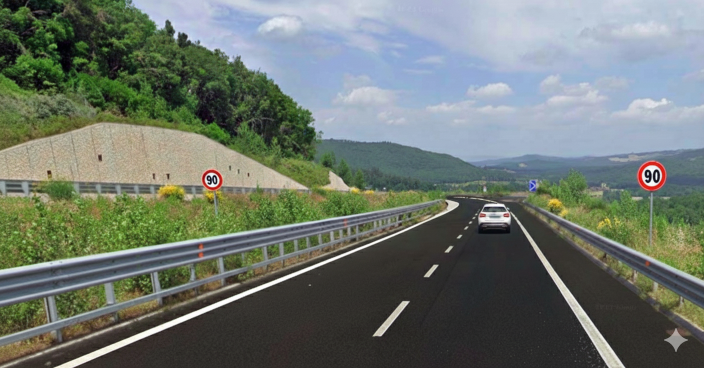
#> input picture data/roads/raw/road1.png, 1408 x 736 px (shown at 1/2 size); its folder holds only this picture in this run
$ python main.py
#> lines starting #> are read from the running program, lines starting #| are printed output that depends on the picture; after the words box and inside, x2 and y2 are one past the last pixel; in counts of white or black regions, pixels touching at a corner belong together
### src/loader.py
from pathlib import Path
import cv2 as cv

def load_images(folder, extensions=(".png", ".jpg", ".jpeg")):
#> called with folder = 'data/roads/raw', extensions = ('.png', '.jpg', '.jpeg')
    images = []
    image_names = []

    for path in sorted(Path(folder).iterdir()):
        if path.suffix.lower() in extensions:
            img = cv.imread(str(path))
#> img is the input picture: shape (736, 1408, 3); mean B, G, R 110.5, 118.7, 110
            image_names.append(path.stem)
            images.append(img)

    return images , image_names

### src/line_processing.py
import numpy as np
import cv2 as cv
from itertools import zip_longest


def rm_lines(img: np.ndarray,lines: np.ndarray) -> np.ndarray:

    #remove horizontal lines

    linesList = lines.tolist()
    fake_count = 0
    pops = 0
    pt1 = []
    pt2 = []
    fake_lines = []
    for i in range(len(lines)):
        pt1.append(lines[i][0:2])
        pt2.append(lines[i][2:4])
        pt3 =  np.array([lines[i][2],lines[i][1]])

        hyp = np.linalg.norm(pt2[-1] - pt1[-1])
        opp = np.linalg.norm(pt2[-1] - pt3)
        angle = np.sin(opp/hyp)

        # [7 lines of commented-out code are left out]
        if angle < 0.3:
            linesList.pop(i-pops)
            pops = pops + 1
            pt1.pop()
            pt2.pop()

    lines = np.array(linesList)


    #remove duplicate lines


    for i in range(len(linesList)):
        for j in range(len(linesList)):
            if i == j:
                continue
            else:

                #get all points lying on line j
                empty_image = np.zeros(img.shape[:2])
                empty_image = cv.line(img=empty_image,pt1=lines[j][0:2], pt2=lines[j][2:4], color=255, thickness=1)
                line_coords = np.where(empty_image == 255)
                rows = line_coords[0]
                cols = line_coords[1]

                points = list(zip(cols, rows))

                #calculate line lenghts
                line_i_length = np.linalg.norm(lines[i][0:2] - lines[i][2:4])
                line_j_length = np.linalg.norm(lines[j][0:2] - lines[j][2:4])
                max_lineLength = max(line_i_length,line_j_length)

                #loop over all points in line to check overlapping lines
                for k in range(len(points)):

                    #if line is very long and intersection happens in the upper part of image
                    if (lines[i][1] < 200 or lines[i][3] < 200 or points[k][1] < 200) and max_lineLength > 350:
                        continue

                    dist_1 = np.linalg.norm(lines[i][0:2] - points[k])
                    dist_2 = np.linalg.norm(lines[i][2:4] - points[k])

                    if min([dist_1,dist_2]) < 15:

                        if fake_count == 0:
                            fake_lines.append([i,j])
                        else:
                            temp_array = np.array(list(zip_longest(*fake_lines, fillvalue=10000))).T
                            target = i
                            result = np.where(temp_array == target)
                            row = result[0]
                            if len(row) == 0:
                                target = j
                                result = np.where(temp_array == target)
                                row = result[0]
                                if len(row) == 0:
                                    fake_lines.append([i,j])
                                else:
                                    fake_lines[row[0]].append(i)
                            else:
                                try:
                                    fake_lines[row[0]].append(j)
                                except:
                                    breakpoint()
                        fake_count = fake_count + 1
                        break
                    # print(fake_count)

    lines_toDelete=[]
    for i in range(len(fake_lines)):
        fake_lines[i] = list(set(fake_lines[i]))
        fake_lines[i].sort()
        lines_toDelete.append(fake_lines[i][1:])

    lines_toDelete = sum(lines_toDelete,[])
    lines_toDelete = list(set(lines_toDelete))
    lines_toDelete.sort()

    pops = 0

    for i in range(len(lines_toDelete)):
        linesList.pop(lines_toDelete[i]-pops)
        pops = pops + 1

    lines = np.array(linesList)
    return lines

def check_solid(lines: np.ndarray) -> np.ndarray:


    linesList = lines.tolist()
    pops = 0
    for i in range(len(lines)):
        pt1 = lines[i][0:2]
        pt2 = lines[i][2:4]

        line_length = np.linalg.norm(pt1 - pt2)

        if line_length < 150:
            linesList.pop(i-pops)
            pops = pops + 1

    solid_lines = np.array(linesList)

    return solid_lines

### src/utils.py
import typing as tp
import numpy as np
import cv2 as cv
from matplotlib import pyplot as plt

# Function to plot images inline in the notebook
def show_img(img, title=None):
    # Check if the image is in BGR format and convert it to RGB
    if len(img.shape) == 3 and img.shape[2] == 3:
        img = cv.cvtColor(img, cv.COLOR_BGR2RGB)

    # Plot the image
    plt.figure()
    plt.imshow(img)
    if title:
        plt.title(title)
    plt.axis('off')
    plt.tight_layout()
    plt.show()
    plt.close()


# Funtion to add lines to an image
def draw_lines(img: np.ndarray, lines: np.ndarray, color: tp.List[int] = [0, 0, 255], thickness: int = 1, solid_flag: int = 0) -> tp.Tuple[np.ndarray]:
    new_image = np.copy(img)
    empty_image = np.zeros(img.shape[:2])

    if len(lines.shape) == 1:
        lines = lines[None, ...]

    angles = []
    # Draw found lines
    if solid_flag == 0:
        linesToDelete = []
        for i in range(len(lines)):
            pt1 = lines[i][0:2]
            pt2 = lines[i][2:4]
            angles.append(np.arctan2(pt2[1] - pt1[1], pt2[0] - pt1[0]))

        indices = sorted(range(len(angles)), key=lambda i: angles[i])

        # Apply the same reordering to both lists
        angles = [angles[i] for i in indices]
        lines = [lines[i] for i in indices]

        for i in range(len(lines)):
            pt1 = lines[i][0:2]
            pt2 = lines[i][2:4]
            if i == 0:
                direction = pt1- pt2
                pt1 = np.round(pt1 + 10*direction).astype(int)
                pt2 = np.round(pt2 - 10*direction).astype(int)
                lines[i][0:2] = pt1
                lines[i][2:4] = pt2
                empty_image = cv.line(img=empty_image,pt1=pt1, pt2=pt2, color=255, thickness=thickness)
            elif abs(angles[i] - angles[i-1]) > 0.1 :
                direction = pt1- pt2
                pt1 = np.round(pt1 + 10*direction).astype(int)
                pt2 = np.round(pt2 - 10*direction).astype(int)
                lines[i][0:2] = pt1
                lines[i][2:4] = pt2
                empty_image = cv.line(img=empty_image,pt1=pt1, pt2=pt2, color=255, thickness=thickness)
            else:
                linesToDelete.append(i)

        linesList = lines
        pops = 0
        for i in range(len(linesToDelete)):
            linesList.pop(linesToDelete[i]-pops)
            pops = pops + 1

        lines = np.array(linesList)

    else:
        for i in range(len(lines)):
            direction = lines[i][0:2] - lines[i][2:4]
            pt1 = np.round(lines[i][0:2] + 10*direction).astype(int)
            pt2 = np.round(lines[i][2:4] - 10*direction).astype(int)
            lines[i][0:2] = pt1
            lines[i][2:4] = pt2
            empty_image = cv.line(img=empty_image,pt1=pt1, pt2=pt2, color=255, thickness=thickness)

    # Keep lower part of each line until intersection
    mask_lines = empty_image != 0
    max_line = 0
    valid = flag = False # check that we found 2 lines at least once before
    for i, line in enumerate(mask_lines): # iterate each line and search for a batch of contiguous idxs
        indices = np.argwhere(line)
        if len(indices) > 1:
            flag = True
            for ii in range(len(indices)-1):
                flag = flag and indices[ii+1] == indices[ii] + 1
                if not flag:
                    valid = True
                    break
                if valid:
                    max_line = i
        elif len(indices) == 1 and valid:
            max_line = i
        if flag and valid:
            break

    mask_boundaries = np.zeros_like(empty_image)
    mask_boundaries[max_line:] = 1
    mask = (mask_lines * mask_boundaries).astype(bool)

    new_image[mask_lines] = np.array(color)

    return new_image, mask,lines

### src/lane_processing.py
import typing as tp
import numpy as np
import cv2 as cv
import math

#


#  Function that given the image and the mask of the lines, fill the area between the lines
def fill_lanes(img: np.ndarray, solid_lines: np.ndarray,dashed_lines: np.ndarray, color: tp.List[int] = [255, 0, 0]) -> np.ndarray:
    start = 0
    solid_idx = 1000
    dashed_idx = 1000
    y = math.floor(img.shape[0]*2.0/3.15) #roi
    full_solid_lines = []
    full_dashed_lines = []

    images_withLanes = []
    points = []


    full_solid_lines = get_full_lines(img, solid_lines)
    full_dashed_lines =  get_full_lines(img, dashed_lines)

    i = 0
    while i < img.shape[1]:
        if np.all(img[y,i] == [0,0,255]):
            solid_idx = int(np.where(full_solid_lines[:,y,i])[0])
            if dashed_idx != 1000:
                points.append(get_lane_vertices(img,full_solid_lines,full_dashed_lines,solid_idx,dashed_idx))
                images_withLanes.append(cv.fillConvexPoly(np.copy(img), points=points[-1], color=color))
                dashed_idx = 1000
                i = i + 5

        elif np.all(img[y,i] == [0,255,0]):
            dashed_idx = int(np.where(full_dashed_lines[:,y,i])[0][0])
            points.append(get_lane_vertices(img,full_solid_lines,full_dashed_lines,solid_idx,dashed_idx))
            images_withLanes.append(cv.fillConvexPoly(np.copy(img), points=points[-1], color=color))
            i = i + 5
        i = i + 1


    return images_withLanes , points

def get_full_lines(img, lines):

    full_lines = []

    for i in range(len(lines)):
        empty_image = np.zeros(img.shape[:2])
        full_lines.append(cv.line(img=empty_image,pt1=lines[i][0:2],pt2=lines[i][2:4],color=255,thickness=3))

    full_lines = np.stack(full_lines)

    return full_lines


def get_lane_vertices(img, full_solid_lines,full_dashed_lines,solid_idx,dashed_idx):

    y_line , x_line = np.where(full_dashed_lines[dashed_idx,:,:])
    vertex_1_y = max(y_line)

    y_line , x_line = np.where(full_solid_lines[solid_idx,:,:])
    vertex_2_y = max(y_line)

    vertex_1_x = int(np.where(full_dashed_lines[dashed_idx,vertex_1_y,:])[0][0])
    vertex_2_x = int(np.where(full_solid_lines[solid_idx,vertex_2_y,:])[0][0])

    if vertex_1_x > vertex_2_x:
        bottom_left = np.array([vertex_2_x,vertex_2_y])
        bottom_right = np.array([vertex_1_x,vertex_1_y])
    else:
        bottom_left = np.array([vertex_1_x,vertex_1_y])
        bottom_right = np.array([vertex_2_x,vertex_2_y])

    solid_mask = full_solid_lines[solid_idx,:,:] > 0
    dashed_mask = full_dashed_lines[dashed_idx,:,:] > 0
    y_intersect , x_intersect = np.where(solid_mask & dashed_mask)
    top_vertex = np.array([x_intersect[0],y_intersect[0]])
    points = np.array([top_vertex, bottom_left,bottom_right])

    return points

### scripts/main.py
import typing as tp
import numpy as np
import cv2 as cv
from matplotlib import pyplot as plt
from pathlib import Path

from src.utils import show_img , draw_lines
from src.loader import load_images
from src.line_processing import rm_lines, check_solid
from src.lane_processing import fill_lanes
from src.car_processing import find_cars , find_car_lane


images, image_names = load_images('data/roads/raw')
#> images = 1 item; image_names = ['road1']

for i in range(len(images)):

    edge_img = cv.Canny(images[i],800,100)
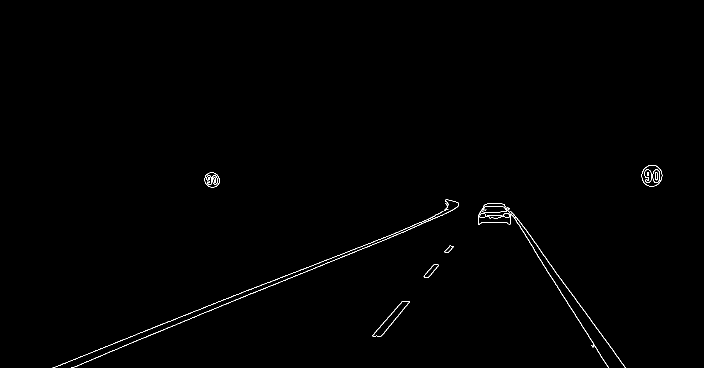
#> edge_img: shape (736, 1408) (shown at 1/2 size); 0.44% white in thin lines or dots, all inside (x1, y1, x2, y2) = (105, 330, 1325, 736)
    show_img(edge_img)

    lines = cv.HoughLinesP(edge_img, rho = 1,theta = 0.01,threshold = 50,minLineLength=20,maxLineGap=20)
#> lines = 20 rows, first 6: [240, 681, 796, 464], [172, 723, 543, 570], [1015, 415, 1217, 735], [145, 735, 213, 707], [1078, 498, 1250, 734], [335, 643, 819, 454]


    # [17 lines of commented-out code are left out]

    if lines is not None:
        lines = lines.squeeze(1)
        lines = rm_lines(images[i],lines)
#> in rm_lines, `linesList = lines.tolist()`: linesList = 20 items, first 6: [240, 681, 796, 464], [172, 723, 543, 570], [1015, 415, 1217, 735], [145, 735, 213, 707], [1078, 498, 1250, 734], [335, 643, 819, 454]
#> the loop in rm_lines, `for i in range(len(lines)):` made 20 passes
#> (pt3, hyp, opp, angle, pops) on passes 17 to 18: ([1040, 443], 83.02, 2, 0.0241, 1), ([1022, 424], 62.01, 1, 0.0161, 2)
#> after the loop in rm_lines, `for i in range(len(lines)):`: linesList = 18 items, first 6: [240, 681, 796, 464], [172, 723, 543, 570], [1015, 415, 1217, 735], [145, 735, 213, 707], [1078, 498, 1250, 734], [335, 643, 819, 454]; pops = 2; pt1 = [[240, 681], [172, 723], [1015, 415], [145, 735], [1078, 498], [335, 643], [546, 570], [745, 671], [108, 735], [857, 554], [1033, 435], [761, 672], [847, 552], [1099, 528], [803, 460], [844, 447], [860, 551], [1018, 416]]; pt2 = [[796, 464], [543, 570], [1217, 735], [213, 707], [1250, 734], [819, 454], [845, 447], [804, 602], [256, 675], [876, 530], [1085, 506], [819, 603], [867, 529], [1250, 735], [869, 432], [905, 420], [876, 531], [1099, 550]]
#> in rm_lines, `lines = np.array(linesList)`: lines = 18 rows, first 6: [240, 681, 796, 464], [172, 723, 543, 570], [1015, 415, 1217, 735], [145, 735, 213, 707], [1078, 498, 1250, 734], [335, 643, 819, 454]
#> the loop in rm_lines, `for i in range(len(linesList)):` made 18 passes
#> after the loop in rm_lines, `for i in range(len(linesList)):`: fake_count = 51; fake_lines = 4 items
#> the loop in rm_lines, `for i in range(len(fake_lines)):` made 4 passes
#> after the loop in rm_lines, `for i in range(len(fake_lines)):`: fake_lines = [[0, 1, 3, 5, 6, 8, 14, 15], [2, 4, 10, 13, 17], [7, 11], [9, 12, 16]]; lines_toDelete = [[1, 3, 5, 6, 8, 14, 15], [4, 10, 13, 17], [11], [12, 16]]
#> in rm_lines, `lines_toDelete = sum(lines_toDelete,[])`: lines_toDelete = [1, 3, 5, 6, 8, 14, 15, 4, 10, 13, 17, 11, 12, 16]
#> in rm_lines, `lines_toDelete = list(set(lines_toDelete))`: lines_toDelete = [1, 3, 4, 5, 6, 8, 10, 11, 12, 13, 14, 15, 16, 17]
#> the loop in rm_lines, `for i in range(len(lines_toDelete)):` made 14 passes
#> after the loop in rm_lines, `for i in range(len(lines_toDelete)):`: linesList = [[240, 681, 796, 464], [1015, 415, 1217, 735], [745, 671, 804, 602], [857, 554, 876, 530]]; pops = 14
#> in rm_lines, `lines = np.array(linesList)`: lines has the same summary as linesList
#> lines has the same summary as linesList in rm_lines


        solid_lines = check_solid(lines)
#> the loop in check_solid, `for i in range(len(lines)):` made 4 passes
#> (pt1, pt2, line_length, pops) on passes 3 to 4: ([745, 671], [804, 602], 90.79, 1), ([857, 554], [876, 530], 30.61, 2)
#> after the loop in check_solid, `for i in range(len(lines)):`: linesList = [[240, 681, 796, 464], [1015, 415, 1217, 735]]; pops = 2
#> in check_solid, `solid_lines = np.array(linesList)`: solid_lines = [[240, 681, 796, 464], [1015, 415, 1217, 735]]
#> solid_lines = [[240, 681, 796, 464], [1015, 415, 1217, 735]]

        lines_set = set(map(tuple, lines))
#> lines_set = 4 items
        solid_set = set(map(tuple, solid_lines))
#> solid_set = 2 items
        dashed_lines = lines_set - solid_set
#> dashed_lines = 2 items
        dashed_lines = np.array(list(dashed_lines), dtype=int).reshape(-1, 4)
#> dashed_lines = [[745, 671, 804, 602], [857, 554, 876, 530]]


        print(len(lines))
#| 4
        if len(lines) != 0:
            image_with_lines, mask, solid_lines = draw_lines(images[i], solid_lines, color=[0, 0, 255], thickness=2, solid_flag= 1)
#> the loop in draw_lines, `for i in range(len(lines)):` made 2 passes
#> (direction, pt1, pt2) on passes 1 to 2: ([-556, 217], [-5320, 2851], [6356, -1706]), ([-202, -320], [-1005, -2785], [3237, 3935])
#> pass 2, in draw_lines, `empty_image = cv.line(img=empty_image,pt1=pt1, pt2=pt2, color=255, thi..`:
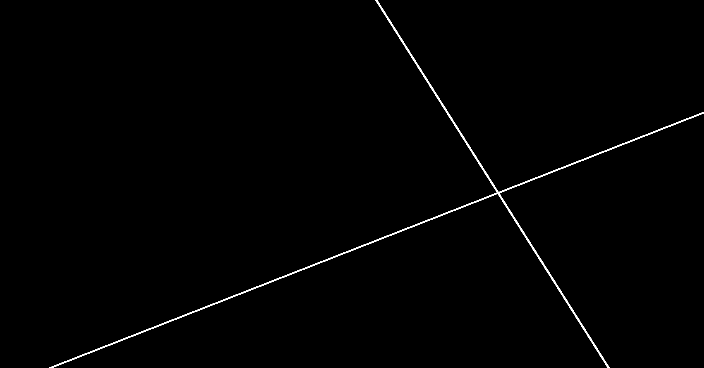
#> empty_image: shape (736, 1408) float64 (shown at 1/2 size); 0.65% white in thin lines or dots
#> after the loop in draw_lines, `for i in range(len(lines)):`: lines = [[-5320, 2851, 6356, -1706], [-1005, -2785, 3237, 3935]]
#> the loop in draw_lines, `for i, line in enumerate(mask_lines):` made 385 passes
#> indices on passes 1 to 8: [751, 752, 753, 754], [751, 752, 753, 754], [752, 753, 754, 755], [753, 754, 755, 756], [753, 754, 755, 756], [754, 755, 756, 757], [755, 756, 757, 758], [755, 756, 757, 758]
#> in draw_lines, `mask = (mask_lines * mask_boundaries).astype(bool)`:
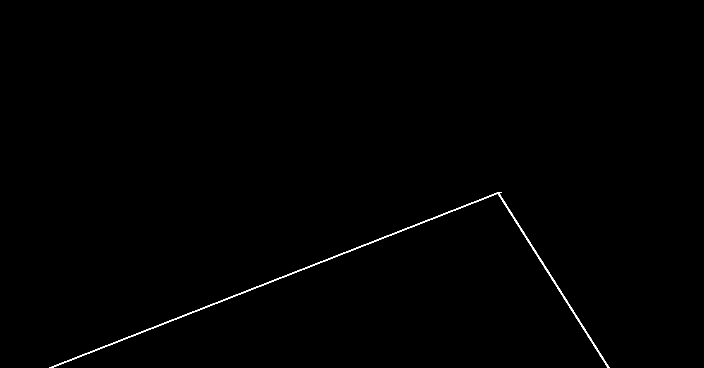
#> mask: shape (736, 1408) bool (shown at 1/2 size); 0.39% white in thin lines or dots, all inside (x1, y1, x2, y2) = (98, 384, 1219, 736)
#> in draw_lines, `new_image[mask_lines] = np.array(color)`:
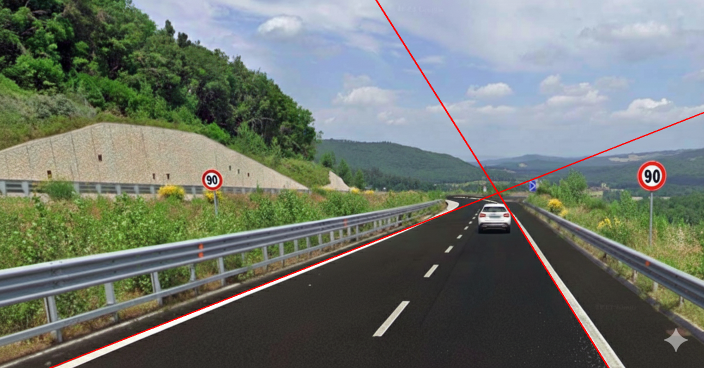
#> new_image: shape (736, 1408, 3) (shown at 1/2 size); 0.65% of pixels changed, all inside (x1, y1, x2, y2) = (98, 0, 1408, 736)
#> solid_lines has the same summary as lines in draw_lines
            image_with_lines, mask, dashed_lines = draw_lines(image_with_lines, dashed_lines, color=[0, 255, 0], thickness=2)
#> call 2 of draw_lines, with lines = array of shape (2, 4), thickness = 2, solid_flag = 0
#> the loop in draw_lines (call 2), `for i in range(len(lines)):` made 2 passes
#> after the loop in draw_lines (call 2), `for i in range(len(lines)):`: angles = [-0.863, -0.901]
#> in draw_lines (call 2), `indices = sorted(range(len(angles)), key=lambda i: angles[i])`: indices = [1, 0]
#> in draw_lines (call 2), `angles = [angles[i] for i in indices]`: angles = [-0.901, -0.863]
#> in draw_lines (call 2), `lines = [lines[i] for i in indices]`: lines = [[857, 554, 876, 530], [745, 671, 804, 602]]
#> the loop in draw_lines (call 2), `for i in range(len(lines)):` made 2 passes
#> (pt1, pt2, direction) on pass 1: ([667, 794], [1066, 290], [-19, 24])
#> pass 1, in draw_lines (call 2), `empty_image = cv.line(img=empty_image,pt1=pt1, pt2=pt2, color=255, thi..`:
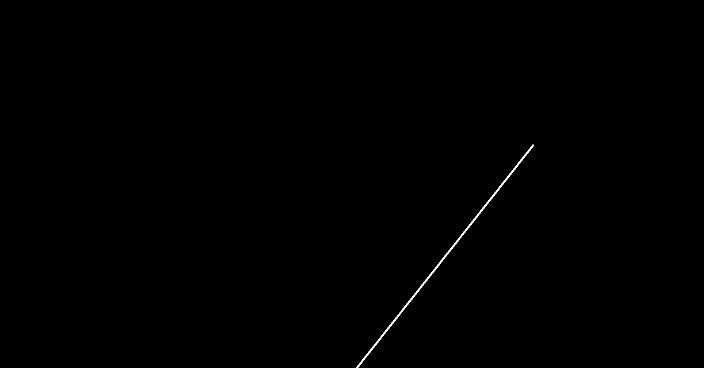
#> empty_image: shape (736, 1408) float64 (shown at 1/2 size); 0.18% white in thin lines or dots, all inside (x1, y1, x2, y2) = (712, 289, 1068, 736)
#> after the loop in draw_lines (call 2), `for i in range(len(lines)):`: lines = [[667, 794, 1066, 290], [745, 671, 804, 602]]; linesToDelete = [1]
#> in draw_lines (call 2), `linesList = lines`: linesList = [[667, 794, 1066, 290], [745, 671, 804, 602]]
#> the loop in draw_lines (call 2), `for i in range(len(linesToDelete)):` made 1 pass
#> after the loop in draw_lines (call 2), `for i in range(len(linesToDelete)):`: linesList = [[667, 794, 1066, 290]]; pops = 1
#> in draw_lines (call 2), `lines = np.array(linesList)`: lines = [[667, 794, 1066, 290]]
#> in draw_lines (call 2), `new_image[mask_lines] = np.array(color)`:
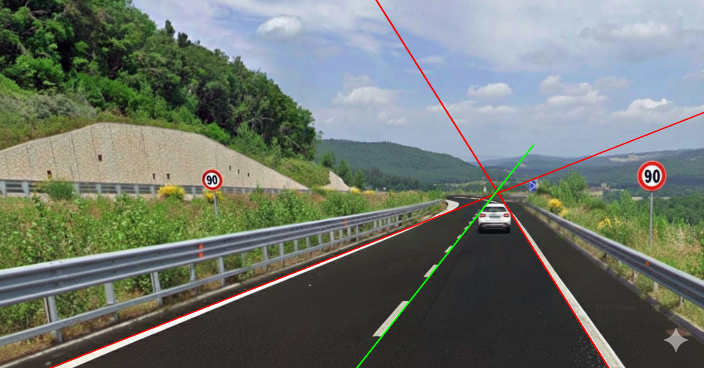
#> new_image: shape (736, 1408, 3) (shown at 1/2 size); 0.18% of pixels changed, all inside (x1, y1, x2, y2) = (712, 289, 1068, 736)
#> dashed_lines = [[667, 794, 1066, 290]]

        else:
            image_with_lines = images[i]
    else:
            print("No lines found!")
            print("Lighting failure. Attempting to fix by equalizing image histogram")
            gray = cv.cvtColor(images[i], cv.COLOR_BGR2GRAY)
            gray = cv.equalizeHist(gray)
            edge_img = cv.Canny(images[i],800,100)
            lines = cv.HoughLinesP(edge_img, rho = 1,theta = 0.01,threshold = 50,minLineLength=20,maxLineGap=20)
            if lines is not None:
                lines = lines.squeeze(1)
                lines = rm_lines(images[i],lines)
                print("Found lines after equalizing!")
                print(len(lines))
                image_with_lines, mask, solid_lines = draw_lines(images[i], lines, color=[0, 0, 255], thickness=2, solid_flag= 1)
                show_img(image_with_lines, title = "lines")
                continue
            else:
                print("Lighting failure. No lines found even after equalizing histogram")
                continue

    show_img(image_with_lines, title = "lines")
    images_withLanes, points = fill_lanes(image_with_lines,solid_lines,dashed_lines)
#> the loop in get_full_lines, `for i in range(len(lines)):` made 2 passes
#> after the loop in get_full_lines, `for i in range(len(lines)):`:
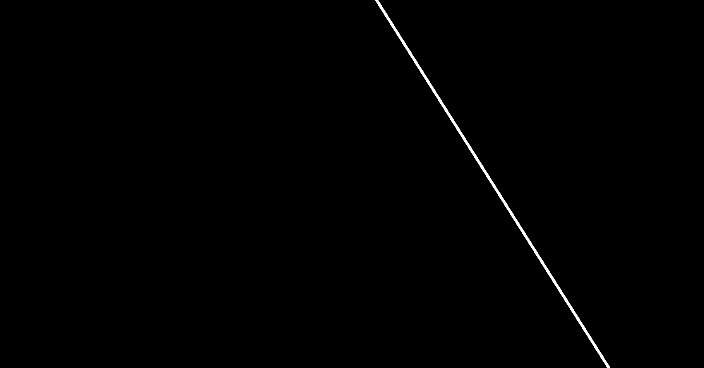
#> empty_image: shape (736, 1408) float64 (shown at 1/2 size); 0.41% white; 1 white region, box (x1, y1, x2, y2) and area: (751, 0, 1220, 736) 4222
#> after the loop in get_full_lines, `for i in range(len(lines)):`: full_lines = 2 items
#> the loop in get_full_lines (call 2), `for i in range(len(lines)):` made 1 pass
#> (the rest of the program and of its run is left out)
